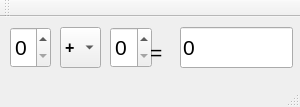
<?xml version="1.0" encoding="UTF-8"?>
<ui version="4.0">
 <class>MainWindow</class>
 <widget class="QMainWindow" name="MainWindow">
  <property name="geometry">
   <rect>
    <x>0</x>
    <y>0</y>
    <width>300</width>
    <height>107</height>
   </rect>
  </property>
  <property name="minimumSize">
   <size>
    <width>300</width>
    <height>107</height>
   </size>
  </property>
  <property name="maximumSize">
   <size>
    <width>300</width>
    <height>107</height>
   </size>
  </property>
  <property name="windowTitle">
   <string>MainWindow</string>
  </property>
  <widget class="QWidget" name="centralWidget">
   <widget class="QSpinBox" name="value1">
    <property name="geometry">
     <rect>
      <x>10</x>
      <y>10</y>
      <width>41</width>
      <height>41</height>
     </rect>
    </property>
    <property name="font">
     <font>
      <family>MS Shell Dlg 2</family>
      <pointsize>16</pointsize>
      <weight>50</weight>
      <bold>false</bold>
     </font>
    </property>
    <property name="maximum">
     <number>9</number>
    </property>
   </widget>
   <widget class="QComboBox" name="operation">
    <property name="geometry">
     <rect>
      <x>60</x>
      <y>10</y>
      <width>41</width>
      <height>41</height>
     </rect>
    </property>
    <property name="font">
     <font>
      <pointsize>12</pointsize>
      <weight>75</weight>
      <bold>true</bold>
     </font>
    </property>
    <item>
     <property name="text">
      <string>+</string>
     </property>
    </item>
    <item>
     <property name="text">
      <string>-</string>
     </property>
    </item>
    <item>
     <property name="text">
      <string>*</string>
     </property>
    </item>
    <item>
     <property name="text">
      <string>/</string>
     </property>
    </item>
   </widget>
   <widget class="QSpinBox" name="value2">
    <property name="geometry">
     <rect>
      <x>110</x>
      <y>10</y>
      <width>42</width>
      <height>41</height>
     </rect>
    </property>
    <property name="font">
     <font>
      <pointsize>16</pointsize>
     </font>
    </property>
   </widget>
   <widget class="QLabel" name="label">
    <property name="geometry">
     <rect>
      <x>150</x>
      <y>20</y>
      <width>21</width>
      <height>31</height>
     </rect>
    </property>
    <property name="font">
     <font>
      <pointsize>16</pointsize>
     </font>
    </property>
    <property name="text">
     <string>=</string>
    </property>
   </widget>
   <widget class="QLineEdit" name="lineEdit">
    <property name="geometry">
     <rect>
      <x>180</x>
      <y>10</y>
      <width>113</width>
      <height>41</height>
     </rect>
    </property>
    <property name="font">
     <font>
      <pointsize>16</pointsize>
     </font>
    </property>
    <property name="text">
     <string>0</string>
    </property>
    <property name="readOnly">
     <bool>true</bool>
    </property>
   </widget>
  </widget>
  <widget class="QMenuBar" name="menuBar">
   <property name="geometry">
    <rect>
     <x>0</x>
     <y>0</y>
     <width>300</width>
     <height>21</height>
    </rect>
   </property>
  </widget>
  <widget class="QToolBar" name="mainToolBar">
   <attribute name="toolBarArea">
    <enum>TopToolBarArea</enum>
   </attribute>
   <attribute name="toolBarBreak">
    <bool>false</bool>
   </attribute>
  </widget>
  <widget class="QStatusBar" name="statusBar"/>
 </widget>
 <layoutdefault spacing="6" margin="11"/>
 <resources/>
 <connections/>
</ui>
